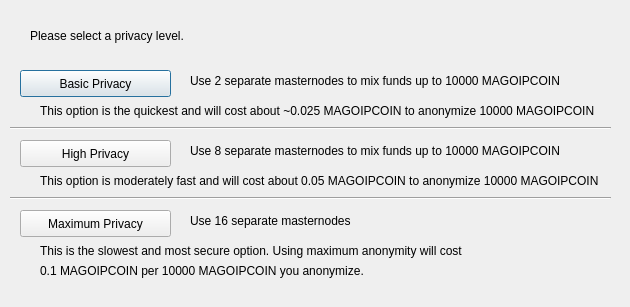
<?xml version="1.0" encoding="UTF-8"?>
<ui version="4.0">
 <class>ObfuscationConfig</class>
 <widget class="QDialog" name="ObfuscationConfig">
  <property name="geometry">
   <rect>
    <x>0</x>
    <y>0</y>
    <width>630</width>
    <height>307</height>
   </rect>
  </property>
  <property name="windowTitle">
   <string>Configure Obfuscation</string>
  </property>
  <widget class="QPushButton" name="buttonBasic">
   <property name="geometry">
    <rect>
     <x>20</x>
     <y>70</y>
     <width>151</width>
     <height>27</height>
    </rect>
   </property>
   <property name="text">
    <string>Basic Privacy</string>
   </property>
  </widget>
  <widget class="QPushButton" name="buttonHigh">
   <property name="geometry">
    <rect>
     <x>20</x>
     <y>140</y>
     <width>151</width>
     <height>27</height>
    </rect>
   </property>
   <property name="text">
    <string>High Privacy</string>
   </property>
  </widget>
  <widget class="QPushButton" name="buttonMax">
   <property name="geometry">
    <rect>
     <x>20</x>
     <y>210</y>
     <width>151</width>
     <height>27</height>
    </rect>
   </property>
   <property name="text">
    <string>Maximum Privacy</string>
   </property>
  </widget>
  <widget class="QLabel" name="label">
   <property name="geometry">
    <rect>
     <x>30</x>
     <y>20</y>
     <width>571</width>
     <height>31</height>
    </rect>
   </property>
   <property name="text">
    <string>Please select a privacy level.</string>
   </property>
  </widget>
  <widget class="QLabel" name="label_2">
   <property name="geometry">
    <rect>
     <x>190</x>
     <y>70</y>
     <width>421</width>
     <height>21</height>
    </rect>
   </property>
   <property name="text">
    <string>Use 2 separate masternodes to mix funds up to 10000 MAGOIPCOIN</string>
   </property>
  </widget>
  <widget class="QLabel" name="label_3">
   <property name="geometry">
    <rect>
     <x>190</x>
     <y>140</y>
     <width>411</width>
     <height>21</height>
    </rect>
   </property>
   <property name="text">
    <string>Use 8 separate masternodes to mix funds up to 10000 MAGOIPCOIN</string>
   </property>
  </widget>
  <widget class="QLabel" name="label_4">
   <property name="geometry">
    <rect>
     <x>190</x>
     <y>210</y>
     <width>421</width>
     <height>21</height>
    </rect>
   </property>
   <property name="text">
    <string>Use 16 separate masternodes</string>
   </property>
  </widget>
  <widget class="QLabel" name="label_6">
   <property name="geometry">
    <rect>
     <x>40</x>
     <y>100</y>
     <width>561</width>
     <height>21</height>
    </rect>
   </property>
   <property name="text">
    <string>This option is the quickest and will cost about ~0.025 MAGOIPCOIN to anonymize 10000 MAGOIPCOIN</string>
   </property>
  </widget>
  <widget class="QLabel" name="label_7">
   <property name="geometry">
    <rect>
     <x>40</x>
     <y>170</y>
     <width>561</width>
     <height>21</height>
    </rect>
   </property>
   <property name="text">
    <string>This option is moderately fast and will cost about 0.05 MAGOIPCOIN to anonymize 10000 MAGOIPCOIN</string>
   </property>
  </widget>
  <widget class="QLabel" name="label_8">
   <property name="geometry">
    <rect>
     <x>40</x>
     <y>240</y>
     <width>561</width>
     <height>21</height>
    </rect>
   </property>
   <property name="text">
    <string>This is the slowest and most secure option. Using maximum anonymity will cost</string>
   </property>
  </widget>
  <widget class="QLabel" name="label_9">
   <property name="geometry">
    <rect>
     <x>40</x>
     <y>260</y>
     <width>561</width>
     <height>21</height>
    </rect>
   </property>
   <property name="text">
    <string>0.1 MAGOIPCOIN per 10000 MAGOIPCOIN you anonymize.</string>
   </property>
  </widget>
  <widget class="Line" name="line">
   <property name="geometry">
    <rect>
     <x>10</x>
     <y>120</y>
     <width>601</width>
     <height>16</height>
    </rect>
   </property>
   <property name="orientation">
    <enum>Qt::Horizontal</enum>
   </property>
  </widget>
  <widget class="Line" name="line_2">
   <property name="geometry">
    <rect>
     <x>10</x>
     <y>190</y>
     <width>601</width>
     <height>16</height>
    </rect>
   </property>
   <property name="orientation">
    <enum>Qt::Horizontal</enum>
   </property>
  </widget>
 </widget>
 <resources/>
 <connections/>
</ui>
